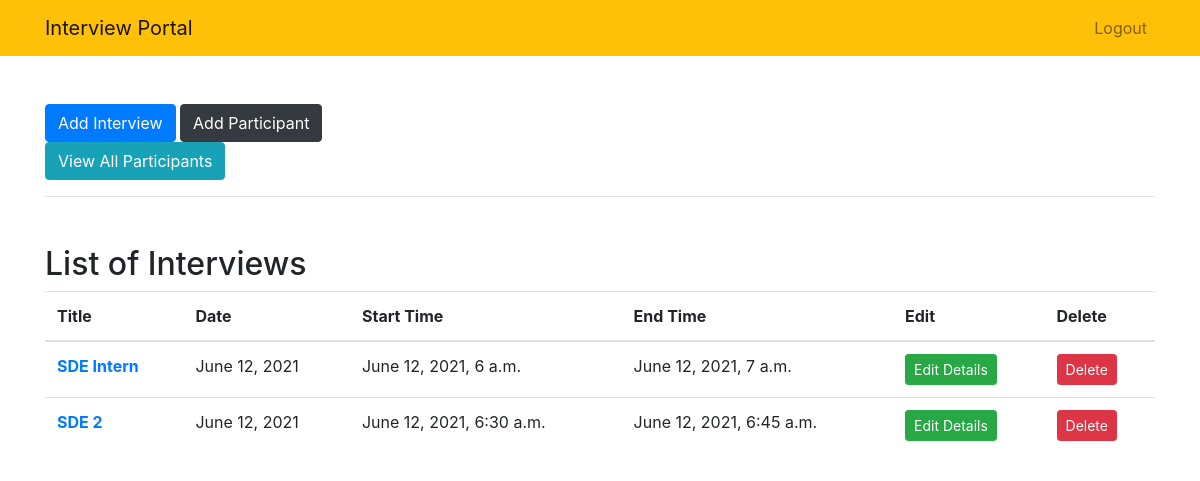
Before: /interviews/ (signed in) with the older database file.
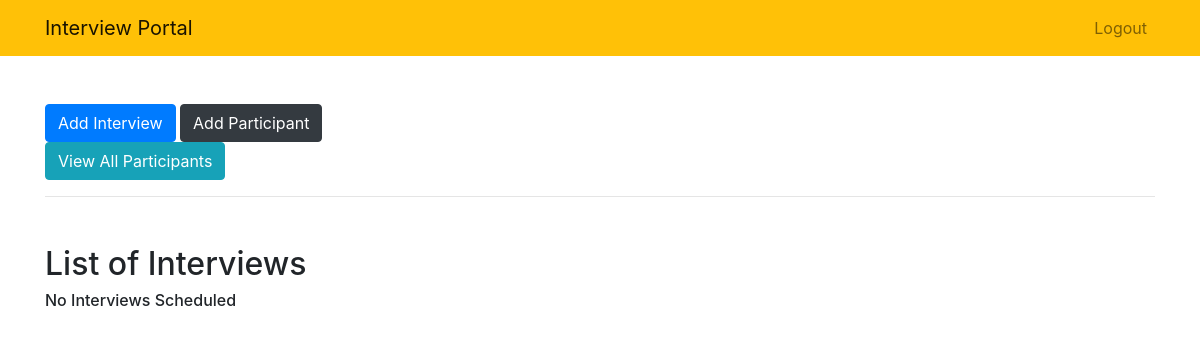
After: the same page with the newer database file.
### Interviews/models.py (models this page shows)
class Interview(models.Model):
    title = models.CharField(max_length = 40)
    date = models.DateField()
    start_time = models.DateTimeField()
    end_time = models.DateTimeField(blank=True, null=True)
    candidates_count = models.IntegerField(default = 0)
    result = models.CharField( max_length=3, choices=(
        ('S', 'Selected'),
        ('R', 'Rejected'),
        ('J', 'Joined'),
        ('DNJ', 'Did Not Join'),
        ('TBD', 'Pending'),), default='TBD' )

### Interviews/views.py (the view)
# urls.py: path('interviews/', views.get_interviews, name='get_interviews'),
@login_required
def get_interviews(request):
    interviews = Interview.objects.all().order_by('date')
    return render(request , 'interviews/listings.html', { 'interviews':interviews } )

### Interviews/templates/interviews/listings.html
{% extends "interviews/base.html" %}
{% block content %}
<div class="row mt-5">
    <div class="col-md-5">
        <a href = "{% url 'create_interview'%}"><button type="button" class="btn btn-primary">Add Interview</button></a>
        <a href = "{% url 'create_participant'%}"><button type="button" class="btn btn-dark">Add Participant</button></a>
        <a href = "{% url 'listings_par'%}"><button type="button" class="btn btn-info">View All Participants</button></a>
    </div>
</div>
<hr>
<div class="row mt-5">
    <div class="col-md-5">
        <h2>List of Interviews</h2>
    </div>
</div>
{% if interviews %}
<table class="table">
    <thead>
    <tr>
        <th scope="col">Title</th>
        <th scope="col">Date</th>
        <th scope="col">Start Time</th>
        <th scope="col">End Time</th>
        <th scope="col">Edit</th>
        <th scope="col">Delete</th>
    </tr>
    </thead>
    <tbody>
 {% for interview in interviews %}
        <tr>
            <th scope="row"><a href="{% url 'interview_detail' interview.id %}">{{interview.title}}</a></th>
            <td>{{interview.date}}</td>
            <td>{{interview.start_time}}</td>
            <td>{{interview.end_time}}</td>
            <td><a href = "{% url 'edit_interview' interview.id %}"><button type="button" class="btn btn-success btn-sm">Edit Details</button></a></td>
            <td><a href = "{% url 'delete_interview' interview.id %}"><button type="button" class="btn btn-danger btn-sm">Delete</button></a></td>
        </tr>
{% endfor %}
    </tbody>
</table>
{% else %}
<h6>No Interviews Scheduled</h6>
{% endif %}
{% endblock %}

Changed rows visible on the page:
removed Interview: title "SDE Intern", date "June 12, 2021", start_time "June 12, 2021, 6 a.m.", end_time "June 12, 2021, 7 a.m."
removed Interview: title "SDE 2", date "June 12, 2021", start_time "June 12, 2021, 6:30 a.m.", end_time "June 12, 2021, 6:45 a.m."
Other visible differences:
text no longer shown: "Title Date Start Time End Time Edit Delete"
text now shown: "No Interviews Scheduled"
